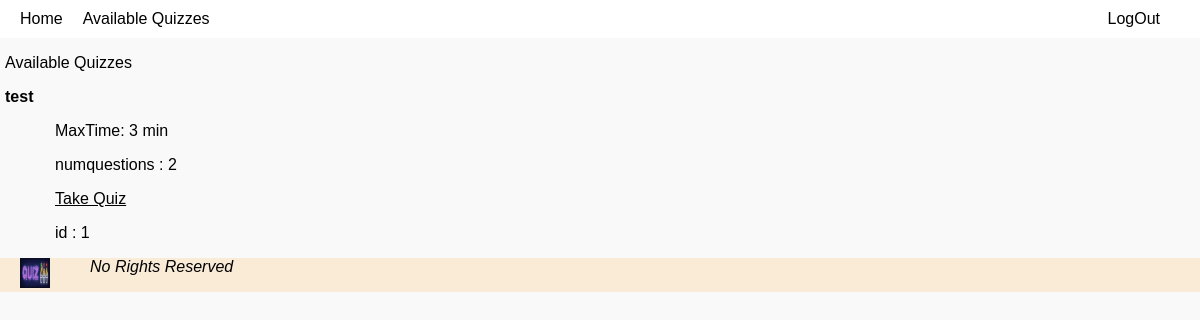
/viewquiz (signed in), run on the app's committed database.
### quiz/models.py (models this page shows)
class Quiz(models.Model):
    quiz = models.CharField(max_length=200)
    maxtime=models.IntegerField()
    numquestions=models.IntegerField(default=10)

### quiz/views.py (the view)
# urls.py: path('viewquiz',views.show_quiz,name="show_quiz"),
@login_required
def show_quiz(request):
    return render(request , 'showquizzes.html' ,{"quiz" : Quiz.objects.all() ,
                                                 "timestamp": now().timestamp() , "user":request.user})

### quiz/templates/showquizzes.html (shortened to what this page needs)
{% extends 'base.html' %}
{% block content %}
<div style="margin-left: 5px;">
    <p>Available Quizzes</p>
        {% for item in quiz %}
        <p> <b>{{item.quiz}}</b></p>
        <div id="quizdisplay" style="margin-left: 50px;">
            <p>MaxTime:  {{item.maxtime}} min</p>
            <p>numquestions : {{item.numquestions}}</p>
            {% if user.is_staff %}
            <a href="{% url 'quizdetails' quizobject=item.id   %}" class="details">Quiz Overview</a>
            {% else %}
            <a href="{% url 'takequiz' quizobject=item.id   %}" class="details">Take Quiz</a>
            {% endif %}
            <p>id : {{item.id}}</p>
        </div>
        {% endfor %}
</div>
{% endblock %}

### quiz/static/css/style.css (style rules this page uses)
body { background-color: hsl(208, 100%, 95%); }
.details { color: black; }
body { font-family: 'Arial', sans-serif; background-color: #f9f9f9; margin: 0; padding: 0; }

### data on the page
Quiz: quiz "test", maxtime "3", numquestions "2", id "1"
